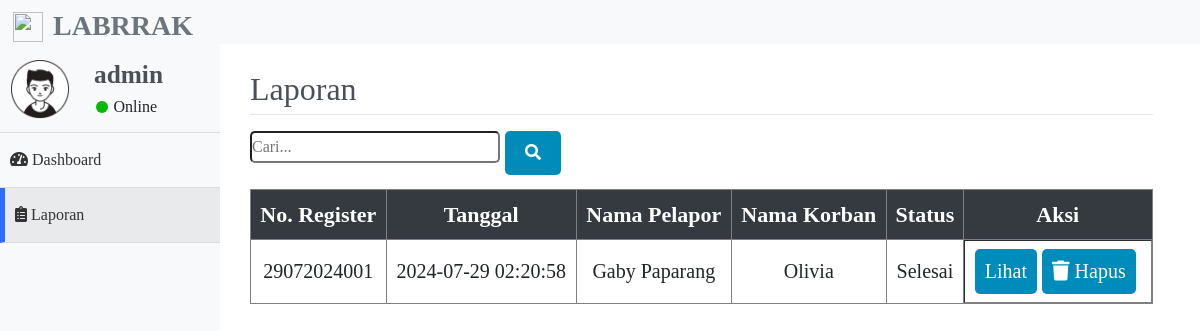
Screenshot of /laporan.php (signed in) with the database file from the repository.
### tables this page shows
CREATE TABLE `pelaporan` (
  `nomor_register` varchar(100) NOT NULL,
  `tanggal` timestamp NOT NULL DEFAULT current_timestamp() ON UPDATE current_timestamp(),
  `nik` varchar(50) NOT NULL,
  `nama_pelapor` varchar(50) NOT NULL,
  `alamat_pelapor` varchar(100) NOT NULL,
  `pekerjaan_pelapor` varchar(50) NOT NULL,
  `hub_peldankor` varchar(50) NOT NULL,
  `nomor_pelapor` varchar(15) NOT NULL,
  `nama_korban` varchar(50) NOT NULL,
  `jk_korban` varchar(50) NOT NULL,
  `alamat_korban` varchar(100) NOT NULL,
  `pekerjaan_korban` varchar(50) NOT NULL,
  `nomor_korban` varchar(15) NOT NULL,
  `jenis_kasus` varchar(50) NOT NULL,
  `kronologi` text NOT NULL,
  `tindak_lanjut` text NOT NULL,
  `status` varchar(100) NOT NULL DEFAULT 'Menunggu Konfirmasi'
);

### laporan.php (the view, shortened to what this page needs)
<?php
    require "function/functions.php";
?>
<!DOCTYPE html>
<html lang="en">
<head>
    <link rel="stylesheet" href="css/bootstrap.css">
    <link rel="stylesheet" href="css/bootstrap.min.css">
    <link rel="stylesheet" href="css/bootstrap-reboot.min.css">
    <link rel="stylesheet" href="https://use.fontawesome.com/releases/v5.6.3/css/all.css"
>
    <link rel="stylesheet" href="css/styler.css?v=1.0">
    <link rel="stylesheet" href="css/dashboard.css?v=1.0">
</head>
<body>
    <div class="header">
        <img src="img/logoIcon.png" width="30px" height="30px" class="float-left logo-fav">
        <h3 class="text-secondary font-weight-bold float-left logo pt-3">LABRRAK</h3>
    </div>
    <div class="sidebar">
        <nav>
            <ul>
                <li>
                    <img src="img/user.png" class="img-fluid profile float-left" width="60px">
                    <h5 class="admin"><?php echo $_SESSION['username']?></h5>
                    <div class="online online2">
                        <p class="float-right ontext">Online</p>
                        <div class="on float-right"></div>
                    </div>
                </li>
                <a href="dashboard.php" style="text-decoration: none;">
                    <li>
                        <div>
                            <span class="fas fa-tachometer-alt"></span>
                            <span>Dashboard</span>
                        </div>
                    </li>
                </a>
                <a href="laporan.php" style="text-decoration: none;">
                    <li class="aktif" style="border-left: 5px solid #306bff;">
                        <div>
                            <span><i class="fas fa-clipboard-list"></i></span>
                            <span>Laporan</span>
                        </div>
                    </li>
                </a>
            </ul>
        </nav>
    </div>
    <div class="main-content khusus">
        <div class="konten khusus2">
            <div class="konten_dalem khusus3">
                <h2 class="heade" style="color: #4b4f58;">Laporan</h2>
                <hr style="margin-top: -2px;">
                <?php
                $where_clause = "";
                ?>
                <form method="GET">
                <input class="search" type="text" name="search_keyword" placeholder="Cari...">
                <button class="button-search" type="submit"><i class="fa fa-search"></i></button>
                <br><br>
                </form>
                <?php
                $query=mysqli_query($koneksi,"SELECT * FROM pelaporan $where_clause ORDER BY status ASC, tanggal ASC");
                ?>
                    <div class="tabels">
                        <table border="1">
                            <thead>
                                <tr>
                                    <th>No. Register</th>
                                    <th>Tanggal</th>
                                    <th>Nama Pelapor</th>
                                    <th>Nama Korban</th>
                                    <th>Status</th>
                                    <th>Aksi</th>
                                </tr>
                            </thead>
                            <tbody>
                            <?php
                            $row=mysqli_num_rows($query);
                            while($row>0){
                                if($row>0){
                                    $data=mysqli_fetch_assoc($query);
                            ?>
                                <tr>
                                    <td><?php echo $data['nomor_register']; ?></td>
                                    <td><?php echo $data['tanggal']; ?></td>
                                    <td><?php echo $data['nama_pelapor']; ?></td>
                                    <td><?php echo $data['nama_korban']; ?></td>
                                    <td><?php echo $data['status']; ?></td>
                                    <td class="action">
                                            <a
                                                href="lihat_detail_data.php?noreg=<?php echo $data['nomor_register'] ?>&lihat">Lihat</a>
                                            <a
                                                href="hapus_data.php?nomor_register=<?php echo $data['nomor_register'] ?>&hapus"><i class="fa fa-trash"></i> Hapus</a>
                                            </td>
                                </tr>
                            <?php
                                $row--;
                                }
                            }
                                ?>
                        </tbody>
                    </table>
                </div>
            </div>
        </div>
    </div>
</body>
</html>

### css/styler.css (style rules this page uses)
* { padding: 0; margin: 0; box-sizing: border-box; }
html, body { height: 100%; }
.header { position: fixed; height: 44px; width: 100%; background: #f8f9fa; z-index: 4; }
h3.logo { line-height: 44px; margin-left: 10px; }
.logo-fav { margin-left: 13px; margin-top: 10px; }
.sidebar { position: fixed; width: 100%; background: #f8f9fa; height: 100%; z-index: 3; padding-top: 44px; }
.konten_dalem { width: 95%; }
.aktif { background: #e9eaeb; }
span { color: #333; }
.sidebar ul { list-style: none; padding: 0; margin: 0; }
.sidebar ul li { padding: 15px 10px; cursor: pointer; border-bottom: 1px solid rgb(221, 219, 219); }
.sidebar ul li i { color: #333; }
.main-content { padding-top: 50px; }
div.konten { margin-left: 50px; margin-top: 20px; }
th { background: #529fc1; color: #fff; padding: 5px; text-align: center; }
td { line-height: 35px; text-align: center; }
.admin { font-size: 19pt; font-weight: bold; font-family: nyala; margin-right: 40px; color: #4b4f58; margin-bottom: 28px; margin-left: 84px; }
.online { font-size: 12pt; margin-right: 42px; }
.online2 { margin-right: 53px; }
.on { width: 12px; height: 12px; border-radius: 50%; background: rgb(7, 184, 7); margin-top: -16px; }
.ontext { margin-top: -22px; margin-left: 5px; }
.profile { transition: 1.2s; }
.search { color: #4b4f58; }
@media screen and (min-width: 600px) { .sidebar { width: 80px; } }
@media screen and (min-width: 600px) { .sidebar ul li span:nth-child(2) { display: none; } }
@media screen and (min-width: 600px) { .sidebar ul li { text-align: center; } }
@media screen and (min-width: 600px) { .sidebar ul li i { font-size: 26px; } }
@media screen and (min-width: 600px) { .main-content { margin-left: 80px; } }
@media screen and (min-width: 1000px) { .sidebar { width: 220px; } }
@media screen and (min-width: 1000px) { .sidebar ul li { text-align: left; } }
@media screen and (min-width: 1000px) { .sidebar ul li span:nth-child(2) { display: inline; } }
@media screen and (min-width: 1000px) { .sidebar ul li i { font-size: 16px; } }
@media screen and (min-width: 1000px) { .main-content { margin-left: 200px; } }

### laporan.php (style rules this page uses)
* { font-family: 'Calibri'; }
body { margin: 0; padding: 0; }
.header { display: flex; align-items: center; margin-bottom: 20px; }
.button-search { display: inline-block; padding: 10px 20px; border: none; border-radius: 5px; cursor: pointer; margin-right: 10px; float: left; background-color: #008CBA; color: white; }
.search { float: left; background-color: #008CBA; color: white; background: #fff; height: 32px; width: 250px; margin-right: 5px; border-radius: 5px; color: #000; }
table { border-collapse: collapse; width: 100%; }
th, td { text-align: center; padding: 8px; }
td { font-size: 20px; }
th { background-color: #343A40; color: white; font-size: 22px; }
.action { display: flex; justify-content: center; }
.action a { background-color: #008CBA; color: white; border: none; border-radius: 5px; padding: 5px 10px; margin-right: 5px; cursor: pointer; }
.tabels { max-height: 300px; overflow-y: auto; margin-top: 10px; }

### rows the page displays
pelaporan: nomor_register "29072024001", tanggal "2024-07-29 02:20:58", nama_pelapor "Gaby Paparang", nama_korban "Olivia", status "Selesai"

### other values shown
$_SESSION['username'] "admin"
